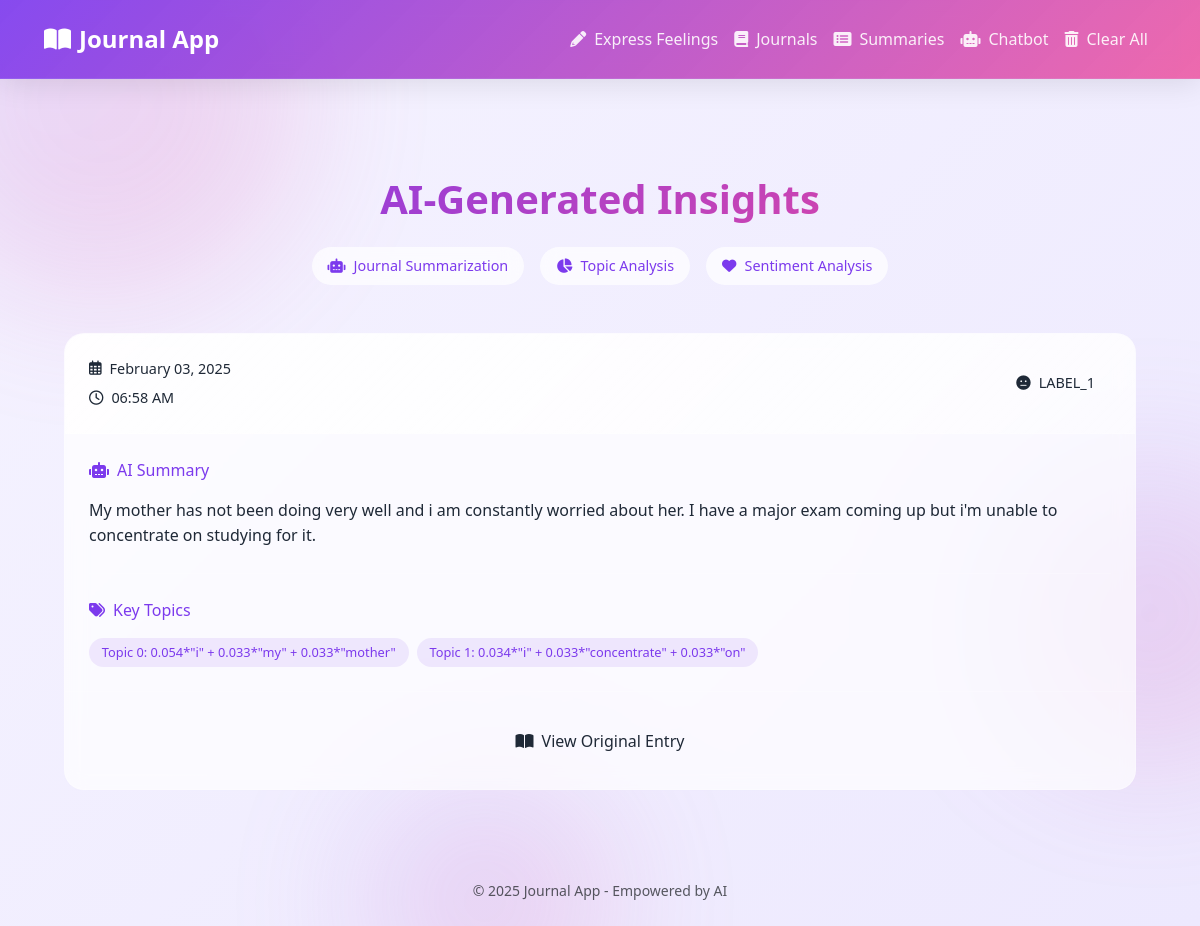
The app's page /summaries, older data.
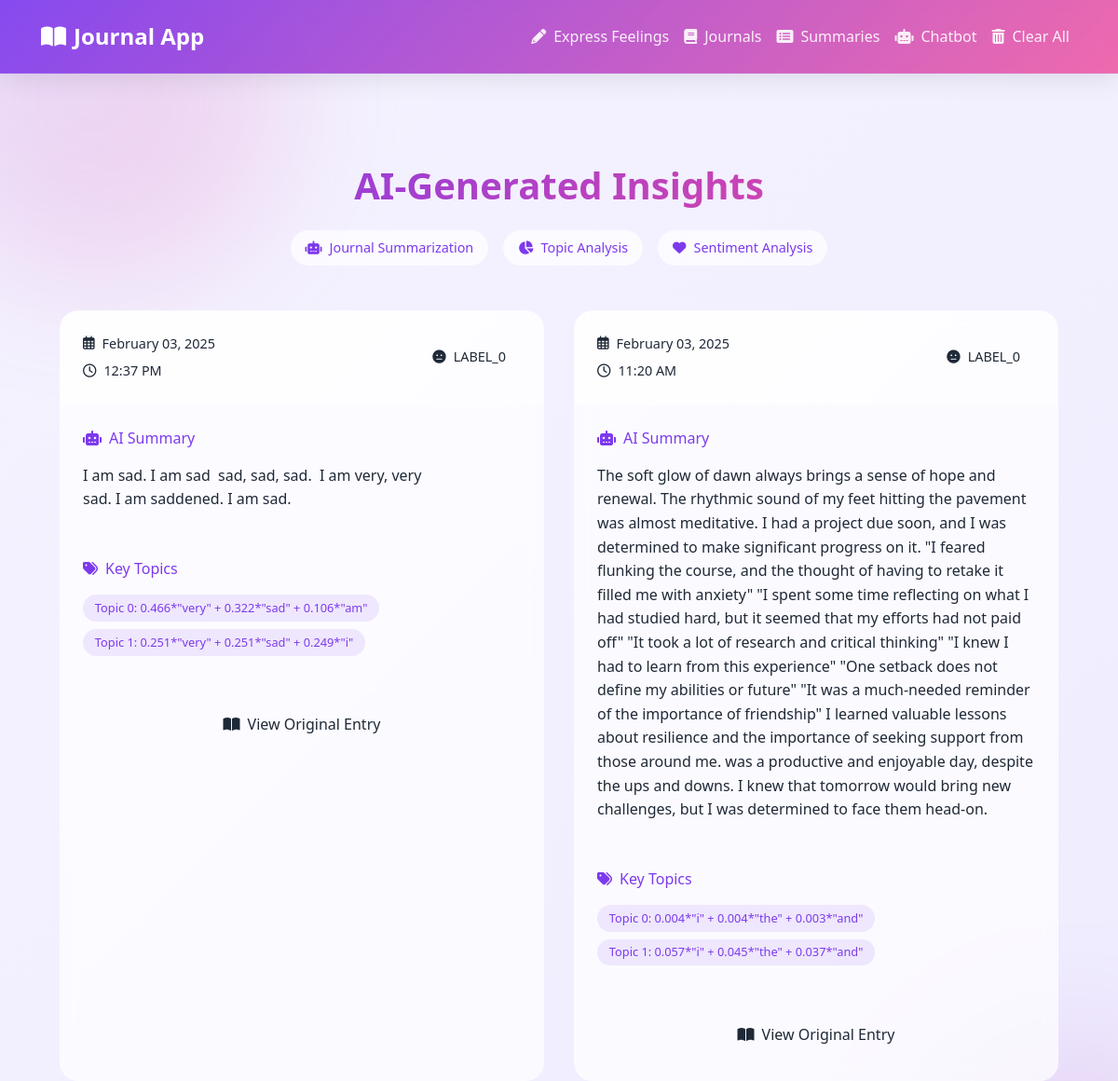
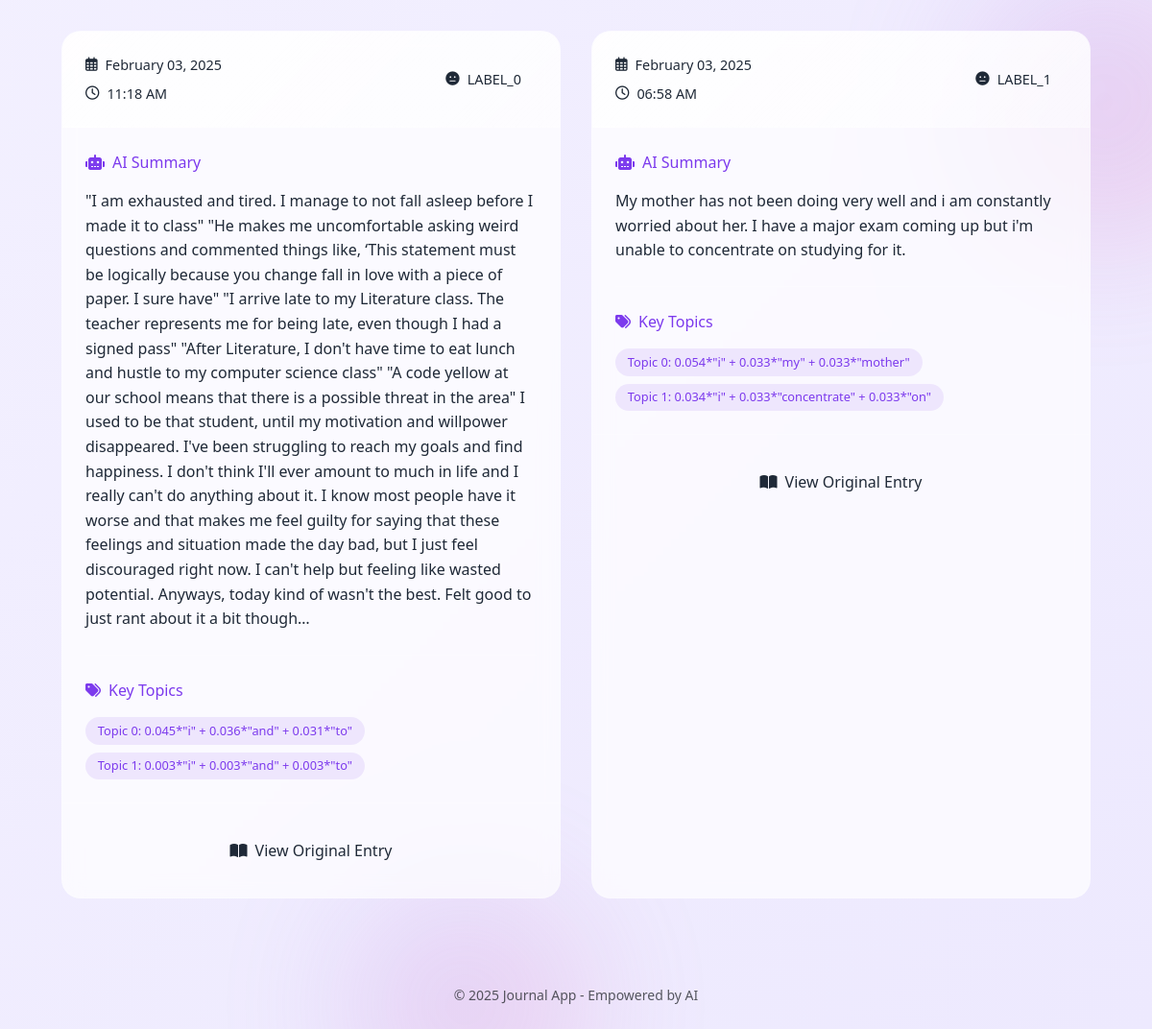
The same page, newer data (2 pictures, top to bottom).
### app.py (models this page shows, shortened)
class JournalEntry(db.Model):
    id = db.Column(db.Integer, primary_key=True)
    content = db.Column(db.Text, nullable=False)
    summary = db.Column(db.Text, nullable=True)
    sentiment = db.Column(db.Text, nullable=True)
    topics = db.Column(db.Text, nullable=True)
    date_created = db.Column(db.DateTime, default=db.func.current_timestamp())

### app.py (the view)
@app.route('/summaries')
def summaries():
    entries = JournalEntry.query.order_by(JournalEntry.date_created.desc()).all()
    return render_template('summaries.html', entries=entries)

### templates/summaries.html (shortened to what this page needs)
{% extends 'base.html' %}
{% block content %}
<div class="summaries-container fade-in">
    <div class="page-header">
        <h1 class="gradient-text">AI-Generated Insights</h1>
        <div class="ai-features">
            <div class="feature-badge">
                <i class="fas fa-robot"></i>
                <span>Journal Summarization</span>
            </div>
            <div class="feature-badge">
                <i class="fas fa-chart-pie"></i>
                <span>Topic Analysis</span>
            </div>
            <div class="feature-badge">
                <i class="fas fa-heart"></i>
                <span>Sentiment Analysis</span>
            </div>
        </div>
    </div>
    <div class="summaries-grid">
        {% for entry in entries %}
        <div class="summary-card">
            <div class="card-header">
                <div class="header-left">
                    <div class="date">
                        <i class="far fa-calendar-alt"></i>
                        {{ entry.date_created.strftime('%B %d, %Y') }}
                    </div>
                    <div class="time">
                        <i class="far fa-clock"></i>
                        {{ entry.date_created.strftime('%I:%M %p') }}
                    </div>
                </div>
                <div class="sentiment-pill {{ entry.sentiment.lower() }}">
                    {% if entry.sentiment.lower() == 'positive' %}
                        <i class="fas fa-smile"></i>
                    {% elif entry.sentiment.lower() == 'negative' %}
                        <i class="fas fa-frown"></i>
                    {% else %}
                        <i class="fas fa-meh"></i>
                    {% endif %}
                    {{ entry.sentiment }}
                </div>
            </div>
            <div class="card-body">
                <div class="ai-summary">
                    <div class="summary-header">
                        <i class="fas fa-robot"></i>
                        <span>AI Summary</span>
                    </div>
                    <p class="summary-text">{{ entry.summary }}</p>
                </div>
                {% if entry.topics %}
                <div class="topics-section">
                    <div class="topics-header">
                        <i class="fas fa-tags"></i>
                        <span>Key Topics</span>
                    </div>
                    <div class="topic-chips">
                        {% for topic in entry.topics.split(';') %}
                            <div class="topic-chip">{{ topic }}</div>
                        {% endfor %}
                    </div>
                </div>
                {% endif %}
            </div>
            <div class="card-footer">
                <button class="view-full-btn" onclick="toggleOriginal(this)">
                    <i class="fas fa-book-open"></i>
                    View Original Entry
                </button>
            </div>
        </div>
        {% endfor %}
    </div>
</div>
{% endblock %}

### templates/base.html (shortened to what this page needs)
<!DOCTYPE html>
<html lang="en">
<head>
    <link href="https://cdnjs.cloudflare.com/ajax/libs/bootstrap/5.3.0/css/bootstrap.min.css" rel="stylesheet">
    <link href="https://cdnjs.cloudflare.com/ajax/libs/font-awesome/6.0.0/css/all.min.css" rel="stylesheet">
</head>
<body>
    <div class="bg-shapes">
        <div class="shape"></div>
        <div class="shape"></div>
        <div class="shape"></div>
    </div>
    <nav class="navbar navbar-expand-lg">
        <div class="container-fluid">
            <a class="navbar-brand" href="#">
                <i class="fas fa-book-open"></i>
                Journal App
            </a>
            <div class="collapse navbar-collapse" id="navbarNav">
                <ul class="navbar-nav ms-auto">
                    <li class="nav-item">
                        <a class="nav-link" href="{{ url_for('express_feelings') }}">
                            <i class="fas fa-pencil-alt me-2"></i>Express Feelings
                        </a>
                    </li>
                    <li class="nav-item">
                        <a class="nav-link" href="{{ url_for('journals') }}">
                            <i class="fas fa-book me-2"></i>Journals
                        </a>
                    </li>
                    <li class="nav-item">
                        <a class="nav-link" href="{{ url_for('summaries') }}">
                            <i class="fas fa-list-alt me-2"></i>Summaries
                        </a>
                    </li>
                    <li class="nav-item">
                        <a class="nav-link" href="{{ url_for('chatbot') }}">
                            <i class="fas fa-robot me-2"></i>Chatbot
                        </a>
                    </li>
                    <li class="nav-item">
                        <a class="nav-link text-danger" href="{{ url_for('clear_entries') }}">
                            <i class="fas fa-trash-alt me-2"></i>Clear All
                        </a>
                    </li>
                </ul>
            </div>
        </div>
    </nav>
    <div class="container">
        {% block content %}{% endblock %}
    </div>
    <footer class="text-center py-4 text-muted">
        <small>&copy; 2025 Journal App - Empowered by AI</small>
    </footer>
</body>
</html>

### templates/base.html (style rules this page uses)
:root { --primary: #7C3AED; --primary-dark: #6D28D9; --primary-light: #A78BFA; --secondary: #EC4899; --background: #F5F3FF; --surface: #ffffff; --text: #1F2937; --glass: rgba(255, 255, 255, 0.7); --glass-gradient: linear-gradient( 135deg, rgba(255, 255, 255, 0.8), rgba(255, 255, 255, 0.4) ); --nav-glass: linear-gradient( 135deg, rgba(124, 58, 237, 0.9), rgba(236, 72, 153, 0.8) ); }
body { background: linear-gradient(135deg, #F5F3FF 0%, #EDE9FE 100%); color: var(--text); font-family: 'Segoe UI', system-ui, -apple-system, sans-serif; min-height: 100vh; display: flex; flex-direction: column; position: relative; overflow-x: hidden; }
.bg-shapes { position: fixed; top: 0; left: 0; right: 0; bottom: 0; z-index: -1; overflow: hidden; }
.shape { position: absolute; background: linear-gradient(135deg, var(--primary-light), var(--secondary)); border-radius: 50%; filter: blur(70px); opacity: 0.2; animation: float 20s infinite; }
.shape:nth-child(1) { width: 400px; height: 400px; top: -100px; left: -100px; animation-delay: -2s; }
.shape:nth-child(2) { width: 300px; height: 300px; top: 50%; right: -100px; animation-delay: -4s; }
.shape:nth-child(3) { width: 250px; height: 250px; bottom: -100px; left: 30%; animation-delay: -6s; }
.navbar { background: var(--nav-glass); backdrop-filter: blur(10px); -webkit-backdrop-filter: blur(10px); box-shadow: 0 4px 30px rgba(0, 0, 0, 0.1); border-bottom: 1px solid rgba(255, 255, 255, 0.1); padding: 1rem 2rem; margin-bottom: 2rem; }
.navbar-brand { font-size: 1.5rem; font-weight: 700; color: white !important; display: flex; align-items: center; gap: 0.5rem; position: relative; transition: all 0.3s ease; }
.navbar-brand::after { content: ''; position: absolute; bottom: -5px; left: 0; width: 0; height: 2px; background: white; transition: width 0.3s ease; }
.nav-link { color: rgba(255, 255, 255, 0.9) !important; font-weight: 500; padding: 0.5rem 1rem; border-radius: 10px; transition: all 0.3s ease; position: relative; z-index: 1; }
.nav-link::before { content: ''; position: absolute; top: 0; left: 0; right: 0; bottom: 0; background: rgba(255, 255, 255, 0.1); border-radius: 10px; transform: scale(0.8); opacity: 0; transition: all 0.3s ease; z-index: -1; }
.nav-link i { transition: transform 0.3s ease; }
.container { flex: 1; padding: 2rem; max-width: 1400px; position: relative; }
.card-header { background: var(--glass-gradient); border-bottom: 1px solid rgba(255, 255, 255, 0.2); padding: 1.5rem; }

Row changes from the older to the newer data that the page shows:
added JournalEntry: date_created "February 03, 2025", date_created "12:37 PM", sentiment "LABEL_0", summary "I am sad. I am sad sad, sad, sad. I am very, very sad. I am saddened. I am sad.", topic "Topic 0: 0.466*\"very\" + 0.322*\"sad\" + 0.106*\"am\"" "Topic 1: 0.251*\"very\" + 0.251*\"sad\" + 0.249*\"i\""
added JournalEntry: date_created "February 03, 2025", date_created "11:20 AM", sentiment "LABEL_0", summary "The soft glow of dawn always brings a sense of hope and renewal. The rhythmic sound of my feet hitting the pavement was almost meditative. I had a project due soon, and I was determined to make significant progress on it. \"I feared flunking the course, and the thought of having to retake it filled me with anxiety\" \"I spent some time reflecting on what I had studied hard, but it seemed that my efforts had not paid off\" \"It took a lot of research and critical thinking\" \"I knew I had to learn from this experience\" \"One setback does not define my abilities or future\" \"It was a much-needed reminder of the importance of friendship\" I learned valuable lessons about resilience and the importance of…", topic "Topic 0: 0.004*\"i\" + 0.004*\"the\" + 0.003*\"and\"" "Topic 1: 0.057*\"i\" + 0.045*\"the\" + 0.037*\"and\""
added JournalEntry: date_created "February 03, 2025", date_created "11:18 AM", sentiment "LABEL_0", summary "\"I am exhausted and tired. I manage to not fall asleep before I made it to class\" \"He makes me uncomfortable asking weird questions and commented things like, ‘This statement must be logically because you change fall in love with a piece of paper. I sure have\" \"I arrive late to my Literature class. The teacher represents me for being late, even though I had a signed pass\" \"After Literature, I don't have time to eat lunch and hustle to my computer science class\" \"A code yellow at our school means that there is a possible threat in the area\" I used to be that student, until my motivation and willpower disappeared. I've been struggling to reach my goals and find happiness. I don't think I'll…", topic "Topic 0: 0.045*\"i\" + 0.036*\"and\" + 0.031*\"to\"" "Topic 1: 0.003*\"i\" + 0.003*\"and\" + 0.003*\"to\""
